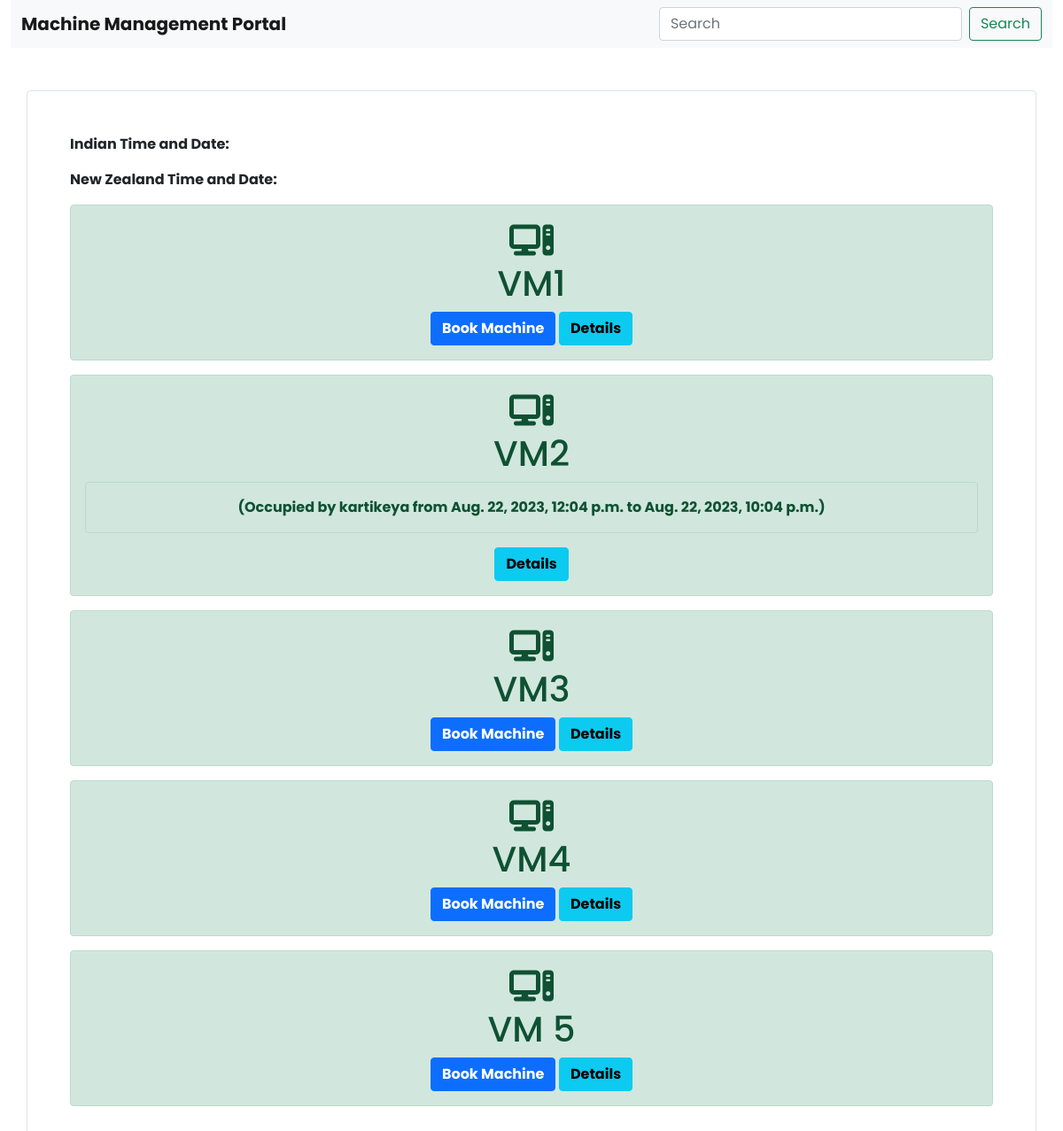
The app's page / (signed in) with its own data.
### machines/models.py (models this page shows, shortened)
class Machine(models.Model):
    name = models.CharField(max_length=100)
    discription = models.TextField(null=True, max_length=500)
    user = models.ForeignKey(User, on_delete=models.SET_NULL, null=True, blank=True)
    start_time = models.DateTimeField(null=True, blank=True)
    end_time = models.DateTimeField(null=True, blank=True)
    timestamp = models.DateTimeField(auto_now=True)
    status = models.BooleanField(default=True)  # True for free, False for occupied
    purpose = models.TextField(blank=True)

### machines/views.py (the view)
# urls.py: path('', views.machine_list, name='machine_list'),
@login_required
def machine_list(request):
    machines = Machine.objects.all()
    return render(request, 'machines/machine_list.html', {'machines': machines})

### machines/templates/machines/machine_list.html (shortened to what this page needs)
{% load static %}
<!DOCTYPE html>
<html lang="en">
<head>
    <link href="https://cdn.jsdelivr.net/npm/bootstrap@5.0.2/dist/css/bootstrap.min.css" rel="stylesheet"
>
    <link rel="stylesheet" href="https://cdnjs.cloudflare.com/ajax/libs/font-awesome/6.4.2/css/all.min.css" />
</head>
<body class="bg-body-tertiary">
    {% block content %}
    <div class = "container-fluid">
        <nav class="navbar navbar-expand-lg navbar-light bg-light">
            <div class="container-fluid">
              <div class = "navbar-float-left"><a class="navbar-brand" href="#"><b>Machine Management Portal</b></a></div>
              <div class="navbar-float-right" id="navbarSupportedContent">
                <form class="d-flex">
                  <input class="form-control me-2" type="search" placeholder="Search" aria-label="Search">
                  <button class="btn btn-outline-success" type="submit">Search</button>
                </form>
              </div>
            </div>
        </nav>
        <main >
            <b>
             <div class="container mt-5 p-5 border rounded">
                 <p>Indian Time and Date: </p>
                 <p>New Zealand Time and Date:
                 </p>
                {% for machine in machines %}
                    <div class = "machines_list">
                         <div class="alert alert-success text-center mb-3 ">
                            <h1><i class="fa-solid fa-computer"></i>  <br>  {{ machine.name }}</h1>
                        {% if machine.status %}
                                <a href="{% url 'book_machine' machine.id %}" class="btn btn-primary" name="Active"><b>Book Machine</b></a>
                                <a href="{% url 'machine_detail' machine.id %}" class="btn btn-info" name="Inactive"><b>Details</b></a>
                        {% else %}
                             <div class="alert alert-success">
                            (Occupied by {{ machine.user }} from {{ machine.start_time|date:"DATETIME_FORMAT" }} to {{ machine.end_time|date:"DATETIME_FORMAT" }})
                                 </div>
                             <a href="{% url 'machine_detail' machine.id %}" class="btn btn-info" name="Inactive"><b>Details</b></a>
                        {% endif %}
                              </div>
                    </div>
                {% endfor %}
            </div>
            </b>
        </main>
</div>
    {% endblock %}
</body>
</html>

### machines/templates/machines/machine_list.html (style rules this page uses)
* { font-family: 'Poppins', sans-serif; }

### records on screen
Machine: name "VM1", status "Book Machine"
Machine: name "VM2", user "kartikeya", start_time "Aug. 22, 2023, 12:04 p.m.", end_time "Aug. 22, 2023, 10:04 p.m."
Machine: name "VM3", status "Book Machine"
Machine: name "VM4", status "Book Machine"
Machine: name "VM 5", status "Book Machine"
